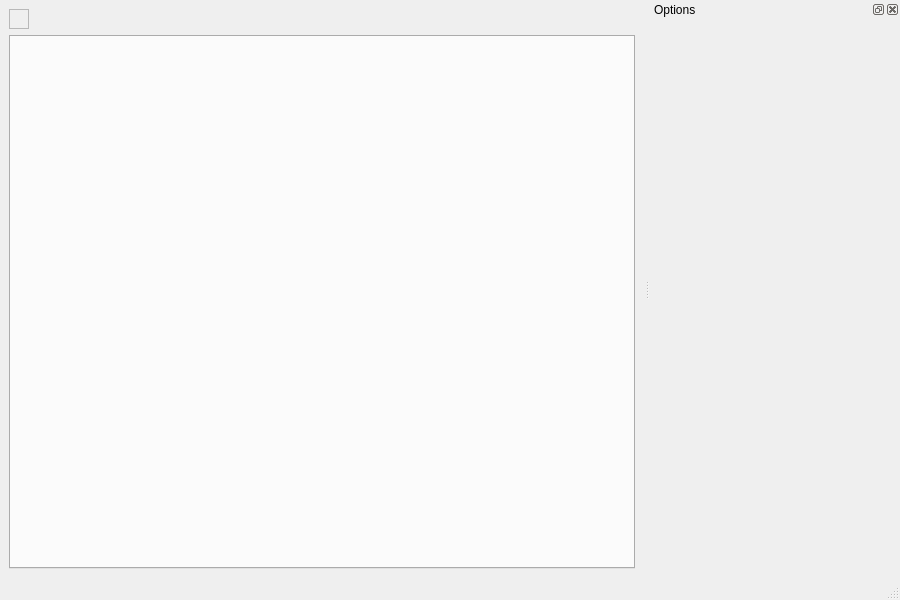
<?xml version="1.0" encoding="UTF-8"?>
<ui version="4.0">
 <class>AnimalIdReportWindow</class>
 <widget class="QMainWindow" name="AnimalIdReportWindow">
  <property name="geometry">
   <rect>
    <x>0</x>
    <y>0</y>
    <width>900</width>
    <height>600</height>
   </rect>
  </property>
  <property name="minimumSize">
   <size>
    <width>900</width>
    <height>600</height>
   </size>
  </property>
  <property name="windowTitle">
   <string>AnimalId Report</string>
  </property>
  <property name="windowIcon">
   <iconset resource="../app/resources/resources.qrc">
    <normaloff>:/images/icons/png/32x32/diagram.png</normaloff>:/images/icons/png/32x32/diagram.png</iconset>
  </property>
  <widget class="QWidget" name="centralwidget">
   <layout class="QVBoxLayout" name="verticalLayout">
    <item alignment="Qt::AlignLeft">
     <widget class="QFrame" name="frame">
      <property name="sizePolicy">
       <sizepolicy hsizetype="Expanding" vsizetype="Preferred">
        <horstretch>0</horstretch>
        <verstretch>0</verstretch>
       </sizepolicy>
      </property>
      <property name="minimumSize">
       <size>
        <width>0</width>
        <height>0</height>
       </size>
      </property>
      <property name="frameShape">
       <enum>QFrame::StyledPanel</enum>
      </property>
      <property name="frameShadow">
       <enum>QFrame::Raised</enum>
      </property>
      <layout class="QHBoxLayout" name="horizontalLayout_2">
       <item>
        <layout class="QHBoxLayout" name="horizontalLayout"/>
       </item>
      </layout>
     </widget>
    </item>
    <item>
     <widget class="QTabWidget" name="tabWidget">
      <property name="currentIndex">
       <number>-1</number>
      </property>
     </widget>
    </item>
   </layout>
  </widget>
  <widget class="QMenuBar" name="menubar">
   <property name="geometry">
    <rect>
     <x>0</x>
     <y>0</y>
     <width>900</width>
     <height>21</height>
    </rect>
   </property>
  </widget>
  <widget class="QStatusBar" name="statusbar"/>
  <widget class="QDockWidget" name="dockWidget">
   <property name="minimumSize">
    <size>
     <width>250</width>
     <height>42</height>
    </size>
   </property>
   <property name="maximumSize">
    <size>
     <width>524287</width>
     <height>524287</height>
    </size>
   </property>
   <property name="windowTitle">
    <string>Options</string>
   </property>
   <attribute name="dockWidgetArea">
    <number>2</number>
   </attribute>
   <widget class="QWidget" name="dockWidgetContents">
    <layout class="QVBoxLayout" name="verticalLayout_3">
     <item>
      <layout class="QVBoxLayout" name="verticalLayout_options"/>
     </item>
    </layout>
   </widget>
  </widget>
 </widget>
 <resources>
  <include location="../app/resources/resources.qrc"/>
 </resources>
 <connections/>
</ui>
